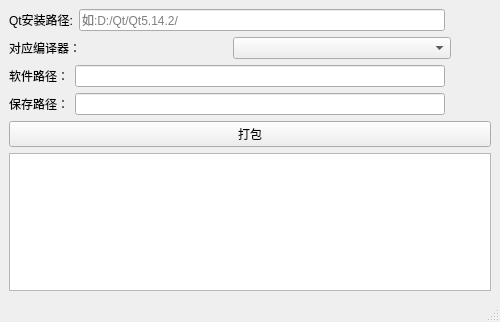
<?xml version="1.0" encoding="UTF-8"?>
<ui version="4.0">
 <class>PackTool</class>
 <widget class="QMainWindow" name="PackTool">
  <property name="geometry">
   <rect>
    <x>0</x>
    <y>0</y>
    <width>500</width>
    <height>322</height>
   </rect>
  </property>
  <property name="windowTitle">
   <string>PackagingTool</string>
  </property>
  <widget class="QWidget" name="centralwidget">
   <layout class="QVBoxLayout" name="verticalLayout">
    <item>
     <layout class="QHBoxLayout" name="horizontalLayout_4">
      <item>
       <widget class="QLabel" name="label_4">
        <property name="text">
         <string>Qt安装路径:</string>
        </property>
       </widget>
      </item>
      <item>
       <widget class="QLineEdit" name="qtPathLineEdit">
        <property name="inputMask">
         <string/>
        </property>
        <property name="readOnly">
         <bool>true</bool>
        </property>
        <property name="placeholderText">
         <string>如:D:/Qt/Qt5.14.2/</string>
        </property>
       </widget>
      </item>
      <item>
       <widget class="QPushButton" name="qtPathPushButton">
        <property name="text">
         <string/>
        </property>
        <property name="icon">
         <iconset resource="resources.qrc">
          <normaloff>:/images/resources/images/folder.png</normaloff>:/images/resources/images/folder.png</iconset>
        </property>
        <property name="flat">
         <bool>true</bool>
        </property>
       </widget>
      </item>
     </layout>
    </item>
    <item>
     <layout class="QHBoxLayout" name="horizontalLayout">
      <property name="sizeConstraint">
       <enum>QLayout::SetDefaultConstraint</enum>
      </property>
      <item>
       <widget class="QLabel" name="label">
        <property name="toolTip">
         <string>&lt;html&gt;&lt;head/&gt;&lt;body&gt;&lt;p&gt;选择开发使用的编译器及对应位数&lt;/p&gt;&lt;/body&gt;&lt;/html&gt;</string>
        </property>
        <property name="text">
         <string>对应编译器：</string>
        </property>
       </widget>
      </item>
      <item>
       <widget class="QComboBox" name="comboBox">
        <property name="sizePolicy">
         <sizepolicy hsizetype="Preferred" vsizetype="Fixed">
          <horstretch>0</horstretch>
          <verstretch>0</verstretch>
         </sizepolicy>
        </property>
       </widget>
      </item>
      <item>
       <spacer name="horizontalSpacer">
        <property name="orientation">
         <enum>Qt::Horizontal</enum>
        </property>
        <property name="sizeType">
         <enum>QSizePolicy::Fixed</enum>
        </property>
        <property name="sizeHint" stdset="0">
         <size>
          <width>40</width>
          <height>20</height>
         </size>
        </property>
       </spacer>
      </item>
     </layout>
    </item>
    <item>
     <layout class="QHBoxLayout" name="horizontalLayout_2">
      <item>
       <widget class="QLabel" name="label_2">
        <property name="text">
         <string>软件路径：</string>
        </property>
       </widget>
      </item>
      <item>
       <widget class="QLineEdit" name="appPathLineEdit">
        <property name="readOnly">
         <bool>true</bool>
        </property>
       </widget>
      </item>
      <item>
       <widget class="QPushButton" name="appPathPushButton">
        <property name="text">
         <string/>
        </property>
        <property name="icon">
         <iconset resource="resources.qrc">
          <normaloff>:/images/resources/images/folder.png</normaloff>:/images/resources/images/folder.png</iconset>
        </property>
        <property name="flat">
         <bool>true</bool>
        </property>
       </widget>
      </item>
     </layout>
    </item>
    <item>
     <layout class="QHBoxLayout" name="horizontalLayout_3">
      <item>
       <widget class="QLabel" name="label_3">
        <property name="text">
         <string>保存路径：</string>
        </property>
       </widget>
      </item>
      <item>
       <widget class="QLineEdit" name="savePathLineEdit">
        <property name="readOnly">
         <bool>true</bool>
        </property>
       </widget>
      </item>
      <item>
       <widget class="QPushButton" name="savePathPushButton">
        <property name="text">
         <string/>
        </property>
        <property name="icon">
         <iconset resource="resources.qrc">
          <normaloff>:/images/resources/images/folder.png</normaloff>:/images/resources/images/folder.png</iconset>
        </property>
        <property name="flat">
         <bool>true</bool>
        </property>
       </widget>
      </item>
     </layout>
    </item>
    <item>
     <widget class="QPushButton" name="packPushButton">
      <property name="sizePolicy">
       <sizepolicy hsizetype="Minimum" vsizetype="Fixed">
        <horstretch>0</horstretch>
        <verstretch>0</verstretch>
       </sizepolicy>
      </property>
      <property name="text">
       <string>打包</string>
      </property>
     </widget>
    </item>
    <item>
     <widget class="QTextEdit" name="textEdit">
      <property name="sizePolicy">
       <sizepolicy hsizetype="Expanding" vsizetype="Expanding">
        <horstretch>0</horstretch>
        <verstretch>0</verstretch>
       </sizepolicy>
      </property>
      <property name="readOnly">
       <bool>true</bool>
      </property>
     </widget>
    </item>
   </layout>
  </widget>
  <widget class="QMenuBar" name="menubar">
   <property name="geometry">
    <rect>
     <x>0</x>
     <y>0</y>
     <width>500</width>
     <height>26</height>
    </rect>
   </property>
  </widget>
  <widget class="QStatusBar" name="statusbar"/>
 </widget>
 <resources>
  <include location="resources.qrc"/>
 </resources>
 <connections/>
</ui>
